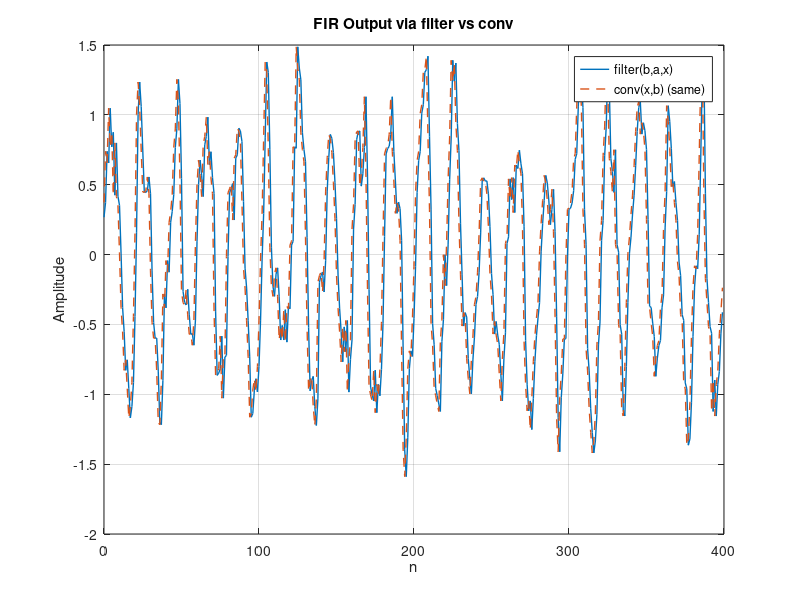

The MATLAB script that drew this image:
%% 3) FIR as Convolution
% Show that FIR output equals convolution of x with the impulse response b.

clear; clc; close all;

% FIR coefficients (impulse response)
b = [1 1 1]/3;
a = 1;

% Noisy sine
N = 400; n = 0:N-1;
x = sin(2*pi*0.05*n) + 0.5*randn(size(n));

y_filter = filter(b, a, x);
y_conv   = conv(x, b, 'same');  % same length as x

figure;
plot(n, y_filter, '-', 'LineWidth', 1); hold on;
plot(n, y_conv, '--', 'LineWidth', 1);
grid on; legend('filter(b,a,x)', 'conv(x,b) (same)');
title('FIR Output via filter vs conv');
xlabel('n'); ylabel('Amplitude');
